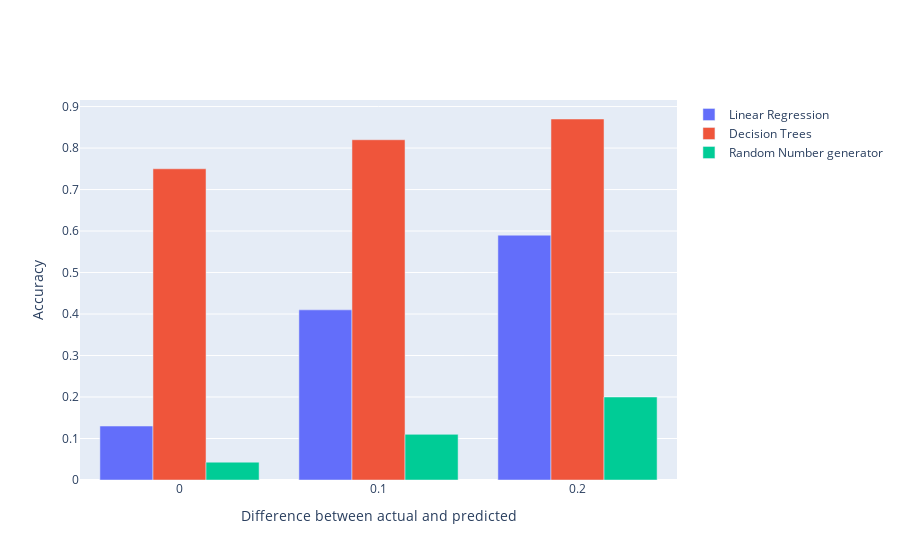

Notebook cell for this chart:
### Code cell
# random number genetator model round(random.uniform(0.25,0.5),2)*10
diff=['0.0', '0.1', '0.2']

fig = go.Figure(data=[go.Bar(name='Linear Regression', x=diff, y=[0.13,0.41,0.59]),
    go.Bar(name='Decision Trees', x=diff, y=[0.75,0.82,0.87]),
    go.Bar(name='Random Number generator', x=diff, y=[0.043, 0.11, 0.20])
])
# Change the bar mode
fig.update_xaxes(title_text='Difference between actual and predicted')
fig.update_yaxes(title_text='Accuracy')
fig.update_layout(barmode='group')
fig.show()

### Figure 1 — Plotly figure (JSON) as saved in the notebook; plotly's stock layout.template omitted (floating-point values rounded to 4 significant figures)
{"data": [{"name": "Linear Regression", "type": "bar", "x": ["0.0", "0.1", "0.2"], "y": [0.13, 0.41, 0.59]}, {"name": "Decision Trees", "type": "bar", "x": ["0.0", "0.1", "0.2"], "y": [0.75, 0.82, 0.87]}, {"name": "Random Number generator", "type": "bar", "x": ["0.0", "0.1", "0.2"], "y": [0.043, 0.11, 0.2]}], "layout": {"barmode": "group", "xaxis": {"title": {"text": "Difference between actual and predicted"}}, "yaxis": {"title": {"text": "Accuracy"}}}}
